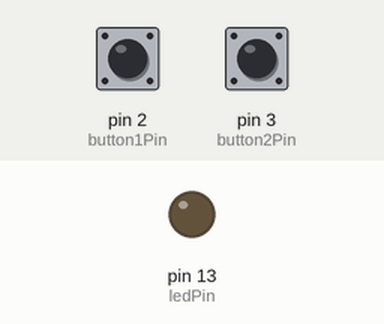
Simulated run of this sketch. Board: Arduino Uno, built with avr-gcc and run on an emulated ATmega328P. Shown: output pins drawn as LEDs (lit = HIGH). Inputs (shaded band) come from the test bench; at power-on: pin 2 (button1Pin) LOW, pin 3 (button2Pin) LOW.

Above: at 1.2 s.
1.3 s: pin 2 (button1Pin) pulled HIGH for 0.15 s
At 1.7 s:
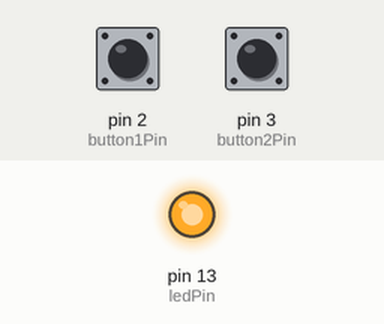
2.9 s: pin 2 (button1Pin) pulled HIGH for 1 s
At 4.1 s:
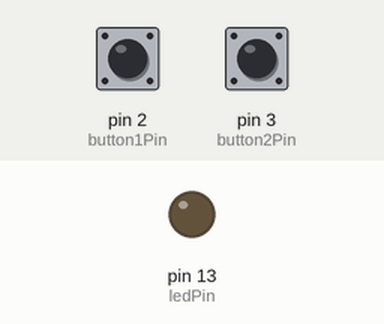
5.4 s: pin 2 (button1Pin) pulled HIGH for 3.2 s
At 6.0 s:
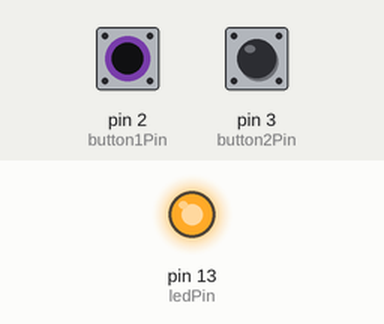
Timing chart, 0 to 8.4 s (numbered marks = the images above; inputs shaded):
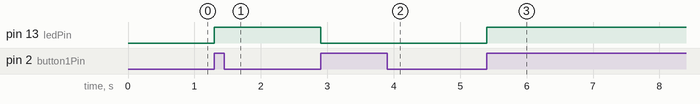

Measured:
- after the input at 1.3 s, pin 13 (ledPin): LOW → HIGH at once
- after the input at 2.9 s, pin 13 (ledPin): HIGH → LOW at once
- after the input at 5.4 s, pin 13 (ledPin): LOW → HIGH at once

The sketch:

circuit_with_two_buttons.ino
```cpp
const int button1Pin = 2;
const int button2Pin = 3;
const int ledPin = 13;

bool ledState = false;
bool lastButton1State = LOW;
bool lastButton2State = LOW;

void setup() {
  pinMode(button1Pin, INPUT);
  pinMode(button2Pin, INPUT);
  pinMode(ledPin, OUTPUT);
}

void loop() {
  bool currentButton1State = digitalRead(button1Pin);
  bool currentButton2State = digitalRead(button2Pin);


  if (currentButton1State == HIGH && lastButton1State == LOW) {
    ledState = !ledState;
    digitalWrite(ledPin, ledState ? HIGH : LOW);
    delay(200);
  }


  if (currentButton2State == HIGH && lastButton2State == LOW) {
    ledState = !ledState;
    digitalWrite(ledPin, ledState ? HIGH : LOW);
    delay(200);
  }


  lastButton1State = currentButton1State;
  lastButton2State = currentButton2State;
}
```
